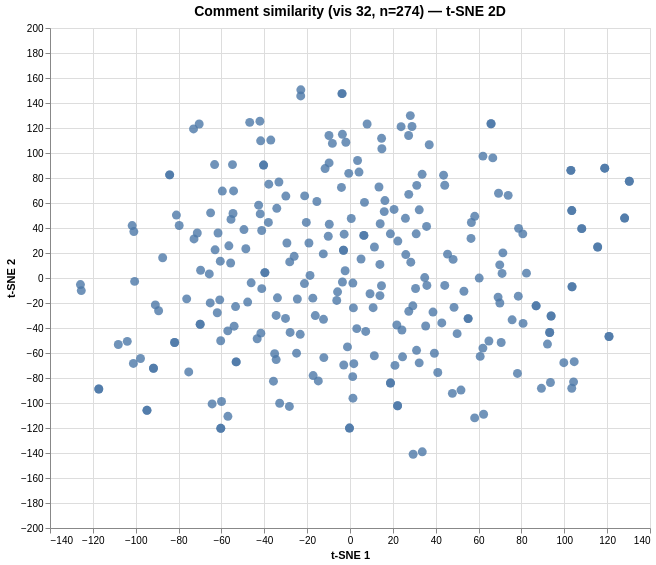

Here is the Vega-Lite specification saved for this chart:
### Vega specification from a JSON file in a GitHub repository (floating-point values rounded to 4 significant figures; data arrays with more than 128 entries replaced by an {"elided": "..."} marker saying what was removed)
{"$schema": "https://vega.github.io/schema/vega/v6.json", "data": [{"name": "param_1e9efca18e7a2868_store"}, {"name": "source_0", "values": {"elided": "274 records"}}, {"name": "source_0_x_domain_dim_1", "values": [{"min": -125.8, "max": 130.3}]}, {"name": "source_0_y_domain_dim_2", "values": [{"min": -141.0, "max": 150.5}]}], "signals": [{"name": "unit", "value": {}, "on": [{"events": "pointermove", "update": "isTuple(group()) ? group() : unit"}]}, {"name": "param_1e9efca18e7a2868", "update": "vlSelectionResolve(\"param_1e9efca18e7a2868_store\", \"union\")"}, {"name": "param_1e9efca18e7a2868_dim_1", "on": [{"events": [{"source": "view", "type": "dblclick"}], "update": "null"}, {"events": {"signal": "param_1e9efca18e7a2868_translate_delta"}, "update": "panLinear(param_1e9efca18e7a2868_translate_anchor.extent_x, -param_1e9efca18e7a2868_translate_delta.x / width)"}, {"events": {"signal": "param_1e9efca18e7a2868_zoom_delta"}, "update": "zoomLinear(domain(\"x\"), param_1e9efca18e7a2868_zoom_anchor.x, param_1e9efca18e7a2868_zoom_delta)"}]}, {"name": "param_1e9efca18e7a2868_dim_2", "on": [{"events": [{"source": "view", "type": "dblclick"}], "update": "null"}, {"events": {"signal": "param_1e9efca18e7a2868_translate_delta"}, "update": "panLinear(param_1e9efca18e7a2868_translate_anchor.extent_y, param_1e9efca18e7a2868_translate_delta.y / height)"}, {"events": {"signal": "param_1e9efca18e7a2868_zoom_delta"}, "update": "zoomLinear(domain(\"y\"), param_1e9efca18e7a2868_zoom_anchor.y, param_1e9efca18e7a2868_zoom_delta)"}]}, {"name": "param_1e9efca18e7a2868_tuple", "on": [{"events": [{"signal": "param_1e9efca18e7a2868_dim_1 || param_1e9efca18e7a2868_dim_2"}], "update": "param_1e9efca18e7a2868_dim_1 && param_1e9efca18e7a2868_dim_2 ? {unit: \"\", fields: param_1e9efca18e7a2868_tuple_fields, values: [param_1e9efca18e7a2868_dim_1,param_1e9efca18e7a2868_dim_2]} : null"}]}, {"name": "param_1e9efca18e7a2868_tuple_fields", "value": [{"field": "dim_1", "channel": "x", "type": "R"}, {"field": "dim_2", "channel": "y", "type": "R"}]}, {"name": "param_1e9efca18e7a2868_translate_anchor", "value": {}, "on": [{"events": [{"source": "scope", "type": "pointerdown"}], "update": "{x: x(unit), y: y(unit), extent_x: domain(\"x\"), extent_y: domain(\"y\")}"}]}, {"name": "param_1e9efca18e7a2868_translate_delta", "value": {}, "on": [{"events": [{"source": "window", "between": [{"source": "scope", "type": "pointerdown"}, {"source": "window", "type": "pointerup"}], "consume": true, "type": "pointermove"}], "update": "{x: param_1e9efca18e7a2868_translate_anchor.x - x(unit), y: param_1e9efca18e7a2868_translate_anchor.y - y(unit)}"}]}, {"name": "param_1e9efca18e7a2868_zoom_anchor", "on": [{"events": [{"source": "scope", "consume": true, "type": "wheel"}], "update": "{x: invert(\"x\", x(unit)), y: invert(\"y\", y(unit))}"}]}, {"name": "param_1e9efca18e7a2868_zoom_delta", "on": [{"events": [{"source": "scope", "consume": true, "type": "wheel"}], "update": "pow(1.001, event.deltaY * pow(16, event.deltaMode))", "force": true}]}, {"name": "param_1e9efca18e7a2868_modify", "on": [{"events": {"signal": "param_1e9efca18e7a2868_tuple"}, "update": "modify(\"param_1e9efca18e7a2868_store\", param_1e9efca18e7a2868_tuple, true)"}]}], "marks": [{"type": "symbol", "name": "marks", "from": {"data": "source_0"}, "encode": {"update": {"size": {"value": 80}, "fill": {"value": "#4c78a8"}, "tooltip": {"signal": "{\"Comment #\": format(datum[\"index\"], \"\"), \"Comment\": isValid(datum[\"comment\"]) ? datum[\"comment\"] : \"\"+datum[\"comment\"]}"}, "opacity": {"value": 0.8}, "y": {"field": "dim_2", "scale": "y"}, "x": {"field": "dim_1", "scale": "x"}, "shape": {"value": "circle"}}}, "style": ["circle"], "interactive": true, "clip": true}], "scales": [{"name": "x", "type": "linear", "domain": [{"signal": "(data(\"source_0_x_domain_dim_1\")[0] || {}).min"}, {"signal": "(data(\"source_0_x_domain_dim_1\")[0] || {}).max"}], "range": [0, {"signal": "width"}], "nice": true, "zero": true, "domainRaw": {"signal": "param_1e9efca18e7a2868[\"dim_1\"]"}}, {"name": "y", "type": "linear", "domain": [{"signal": "(data(\"source_0_y_domain_dim_2\")[0] || {}).min"}, {"signal": "(data(\"source_0_y_domain_dim_2\")[0] || {}).max"}], "range": [{"signal": "height"}, 0], "zero": true, "domainRaw": {"signal": "param_1e9efca18e7a2868[\"dim_2\"]"}, "nice": true}], "axes": [{"scale": "x", "labels": false, "ticks": false, "aria": false, "zindex": 0, "gridScale": "y", "grid": true, "orient": "bottom", "tickCount": {"signal": "ceil(width/40)"}, "domain": false, "maxExtent": 0, "minExtent": 0}, {"scale": "y", "grid": true, "orient": "left", "tickCount": {"signal": "ceil(height/40)"}, "labels": false, "gridScale": "x", "aria": false, "minExtent": 0, "maxExtent": 0, "ticks": false, "zindex": 0, "domain": false}, {"scale": "x", "labelFlush": true, "orient": "bottom", "grid": false, "labelOverlap": true, "tickCount": {"signal": "ceil(width/40)"}, "title": "t-SNE 1", "zindex": 0}, {"scale": "y", "orient": "left", "tickCount": {"signal": "ceil(height/40)"}, "title": "t-SNE 2", "grid": false, "labelOverlap": true, "zindex": 0}], "title": {"text": "Comment similarity (vis 32, n=274) — t-SNE 2D", "fontSize": 14, "frame": "group"}, "background": "white", "style": "cell", "width": 600, "height": 500, "padding": 5}
